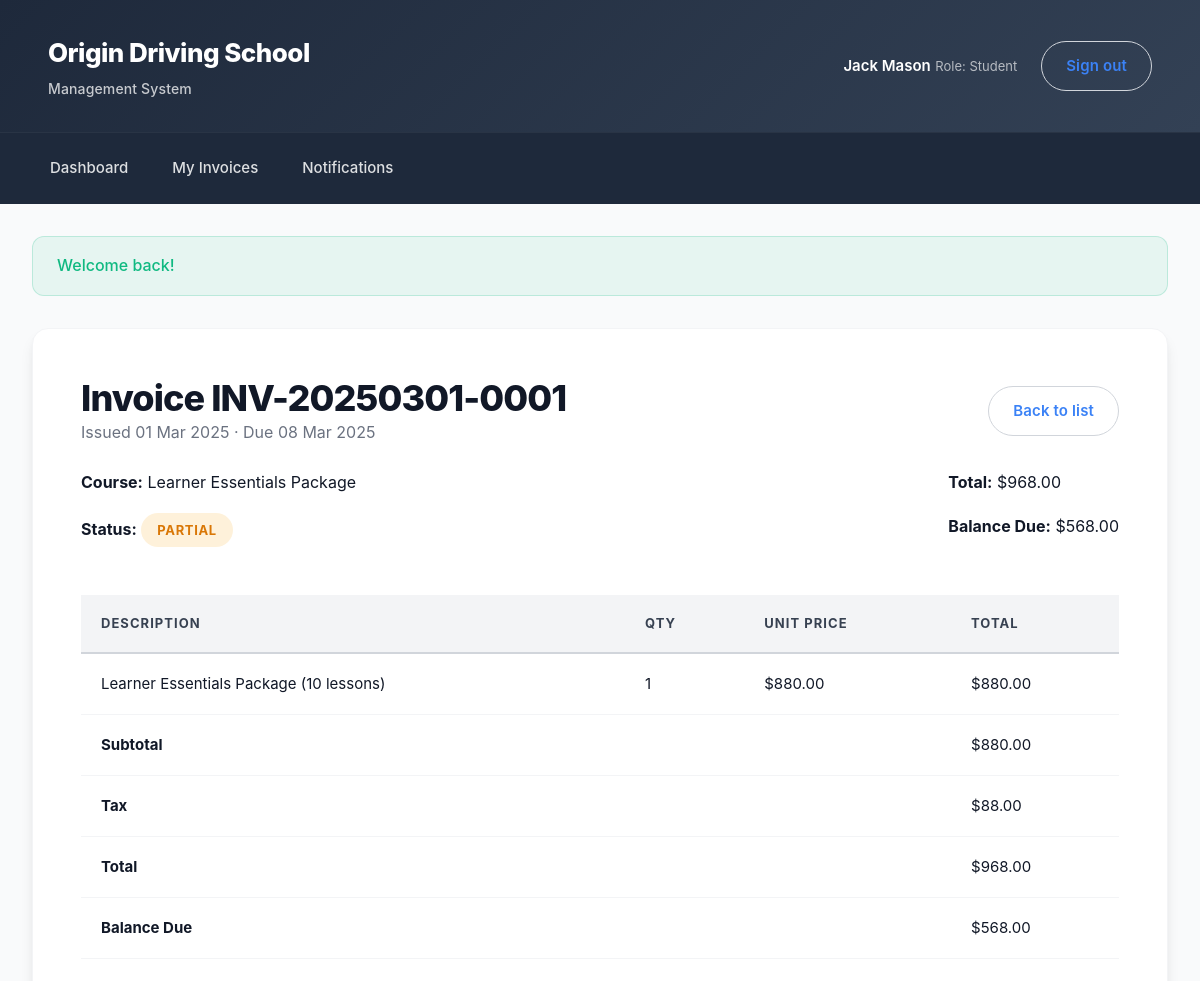
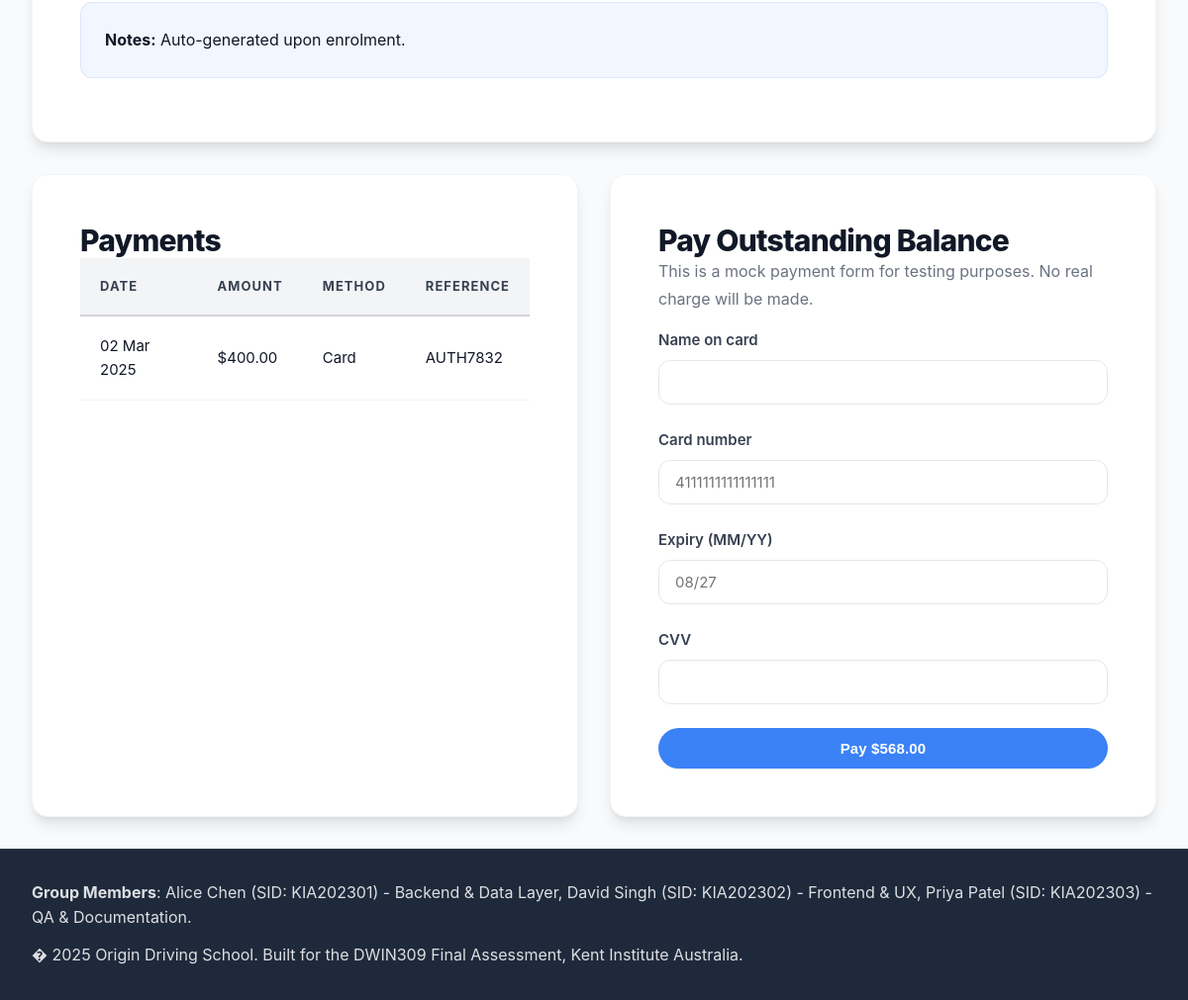
Screenshot of /index.php?page=studentinvoices&action=view&id=1 (signed in) with the database file from the repository (2 pictures, top to bottom).
### tables this page shows
CREATE TABLE students (
    id INT UNSIGNED AUTO_INCREMENT PRIMARY KEY,
    user_id INT UNSIGNED NOT NULL,
    branch_id INT UNSIGNED NULL,
    license_number VARCHAR(45) NULL,
    license_status VARCHAR(20) DEFAULT 'Learner',
    license_expiry DATE NULL,
    emergency_contact_name VARCHAR(120) NULL,
    emergency_contact_phone VARCHAR(32) NULL,
    address_line VARCHAR(160) NULL,
    city VARCHAR(80) NULL,
    postcode VARCHAR(12) NULL,
    progress_summary VARCHAR(255) NULL,
    created_at DATETIME DEFAULT CURRENT_TIMESTAMP,
    updated_at DATETIME DEFAULT CURRENT_TIMESTAMP ON UPDATE CURRENT_TIMESTAMP,
    CONSTRAINT fk_students_user FOREIGN KEY (user_id) REFERENCES users(id) ON DELETE CASCADE,
    CONSTRAINT fk_students_branch FOREIGN KEY (branch_id) REFERENCES branches(id) ON DELETE SET NULL
);

CREATE TABLE users (
    id INT UNSIGNED AUTO_INCREMENT PRIMARY KEY,
    role ENUM('admin','staff','instructor','student') NOT NULL,
    first_name VARCHAR(80) NOT NULL,
    last_name VARCHAR(80) NOT NULL,
    email VARCHAR(160) NOT NULL UNIQUE,
    phone VARCHAR(32) NULL,
    password_hash VARCHAR(255) NOT NULL,
    status ENUM('active','archived') NOT NULL DEFAULT 'active',
    branch_id INT UNSIGNED NULL,
    created_at DATETIME DEFAULT CURRENT_TIMESTAMP,
    updated_at DATETIME DEFAULT CURRENT_TIMESTAMP ON UPDATE CURRENT_TIMESTAMP,
    CONSTRAINT fk_users_branch FOREIGN KEY (branch_id) REFERENCES branches(id) ON DELETE SET NULL
);

CREATE TABLE invoices (
    id INT UNSIGNED AUTO_INCREMENT PRIMARY KEY,
    enrollment_id INT UNSIGNED NOT NULL,
    invoice_number VARCHAR(40) NOT NULL UNIQUE,
    issue_date DATE NOT NULL,
    due_date DATE NOT NULL,
    subtotal DECIMAL(10,2) NOT NULL,
    tax_amount DECIMAL(10,2) NOT NULL,
    total DECIMAL(10,2) NOT NULL,
    status ENUM('sent','partial','paid','overdue') DEFAULT 'sent',
    notes TEXT NULL,
    created_at DATETIME DEFAULT CURRENT_TIMESTAMP,
    updated_at DATETIME DEFAULT CURRENT_TIMESTAMP ON UPDATE CURRENT_TIMESTAMP,
    CONSTRAINT fk_invoice_enrollment FOREIGN KEY (enrollment_id) REFERENCES enrollments(id) ON DELETE CASCADE
);

CREATE TABLE courses (
    id INT UNSIGNED AUTO_INCREMENT PRIMARY KEY,
    title VARCHAR(160) NOT NULL,
    description TEXT NULL,
    price DECIMAL(10,2) NOT NULL,
    lesson_count INT UNSIGNED NOT NULL,
    category VARCHAR(80) NULL,
    status ENUM('active','inactive') DEFAULT 'active',
    created_at DATETIME DEFAULT CURRENT_TIMESTAMP,
    updated_at DATETIME DEFAULT CURRENT_TIMESTAMP ON UPDATE CURRENT_TIMESTAMP
);

CREATE TABLE invoice_items (
    id INT UNSIGNED AUTO_INCREMENT PRIMARY KEY,
    invoice_id INT UNSIGNED NOT NULL,
    description VARCHAR(255) NOT NULL,
    quantity INT UNSIGNED NOT NULL,
    unit_price DECIMAL(10,2) NOT NULL,
    total DECIMAL(10,2) NOT NULL,
    CONSTRAINT fk_item_invoice FOREIGN KEY (invoice_id) REFERENCES invoices(id) ON DELETE CASCADE
);

CREATE TABLE payments (
    id INT UNSIGNED AUTO_INCREMENT PRIMARY KEY,
    invoice_id INT UNSIGNED NOT NULL,
    amount DECIMAL(10,2) NOT NULL,
    payment_date DATE NOT NULL,
    method VARCHAR(40) NULL,
    reference VARCHAR(80) NULL,
    notes TEXT NULL,
    recorded_by INT UNSIGNED NULL,
    created_at DATETIME DEFAULT CURRENT_TIMESTAMP,
    updated_at DATETIME DEFAULT CURRENT_TIMESTAMP ON UPDATE CURRENT_TIMESTAMP,
    CONSTRAINT fk_payment_invoice FOREIGN KEY (invoice_id) REFERENCES invoices(id) ON DELETE CASCADE,
    CONSTRAINT fk_payment_user FOREIGN KEY (recorded_by) REFERENCES users(id) ON DELETE SET NULL
);

### app/Views/studentinvoices/view.php (the view, shortened to what the rows shown need)
<?php
$invoice = $invoice ?? [];
$items = $invoice['items'] ?? [];
$payments = $invoice['payments'] ?? [];
$balance = (float) ($invoice['balance_due'] ?? 0);
?>
<section class="card invoice-detail">
    <div class="invoice-actions">
        <div>
            <h1>Invoice <?= e($invoice['invoice_number'] ?? ''); ?></h1>
            <p class="invoice-meta-line">Issued <?= e(date('d M Y', strtotime($invoice['issue_date'] ?? 'now'))); ?> · Due <?= e(date('d M Y', strtotime($invoice['due_date'] ?? 'now'))); ?></p>
        </div>
        <div class="invoice-actions-buttons">
        </div>
    </div>
    <div class="invoice-meta">
        <div>
            <p><strong>Course:</strong> <?= e($invoice['course_title'] ?? ''); ?></p>
            <p><strong>Status:</strong> <span class="status-pill status-<?= e($invoice['status'] ?? 'sent'); ?>"><?= e(ucfirst($invoice['status'] ?? 'sent')); ?></span></p>
        </div>
        <div>
            <p><strong>Total:</strong> $<?= e(number_format((float) ($invoice['total'] ?? 0), 2)); ?></p>
            <p><strong>Balance Due:</strong> $<?= e(number_format($balance, 2)); ?></p>
        </div>
    </div>
    <table class="table">
        <thead>
            <tr>
                <th>Description</th>
                <th>Qty</th>
                <th>Unit Price</th>
                <th>Total</th>
            </tr>
        </thead>
        <tbody>
            <?php foreach ($items as $item): ?>
                <tr>
                    <td><?= e($item['description']); ?></td>
                    <td><?= e($item['quantity']); ?></td>
                    <td>$<?= e(number_format((float) $item['unit_price'], 2)); ?></td>
                    <td>$<?= e(number_format((float) $item['total'], 2)); ?></td>
                </tr>
            <?php endforeach; ?>
        </tbody>
        <tfoot>
            <tr>
                <th colspan="3">Subtotal</th>
                <td>$<?= e(number_format((float) ($invoice['subtotal'] ?? 0), 2)); ?></td>
            </tr>
            <tr>
                <th colspan="3">Tax</th>
                <td>$<?= e(number_format((float) ($invoice['tax_amount'] ?? 0), 2)); ?></td>
            </tr>
            <tr>
                <th colspan="3">Total</th>
                <td>$<?= e(number_format((float) ($invoice['total'] ?? 0), 2)); ?></td>
            </tr>
            <tr>
                <th colspan="3">Balance Due</th>
            </tr>
        </tfoot>
    </table>
    <?php if (!empty($invoice['notes'])): ?>
        <p class="invoice-notes"><strong>Notes:</strong> <?= e($invoice['notes']); ?></p>
    <?php endif; ?>
</section>
<section class="grid two-column">
    <div class="card">
        <h2>Payments</h2>
        <table class="table">
            <thead>
                <tr>
                    <th>Date</th>
                    <th>Amount</th>
                    <th>Method</th>
                    <th>Reference</th>
                </tr>
            </thead>
            <tbody>
                <?php if (empty($payments)): ?>
                    <tr><td colspan="4">No payments recorded yet.</td></tr>
                <?php else: ?>
                    <?php foreach ($payments as $payment): ?>
                        <tr>
                            <td><?= e(date('d M Y', strtotime($payment['payment_date']))); ?></td>
                            <td>$<?= e(number_format((float) $payment['amount'], 2)); ?></td>
                            <td><?= e($payment['method'] ?? ''); ?></td>
                            <td><?= e($payment['reference'] ?? ''); ?></td>
                        </tr>
                    <?php endforeach; ?>
                <?php endif; ?>
            </tbody>
        </table>
    </div>
    <?php if ($balance > 0): ?>
    <div class="card">
        <h2>Pay Outstanding Balance</h2>
    </div>
    <?php endif; ?>
</section>

### app/Views/layouts/main.php (shortened to what the rows shown need)
<?php
$auth = new AuthService();
$user = $auth->user();
?>
<!DOCTYPE html>
<html lang="en">
<head>
    <link rel="stylesheet" href="<?= asset('css/style.css'); ?>">
</head>
<body class="app-shell">
<header class="app-header">
    <div class="user-panel">
        <?php if ($user): ?>
        <div class="user-meta">
            <span class="user-name"><?= e($user['first_name'] . ' ' . $user['last_name']); ?></span>
            <span class="user-role">Role: <?= e(ucfirst($user['role'])); ?></span>
        </div>
        <a class="button button-secondary" href="<?= route('auth', 'logout'); ?>">Sign out</a>
        <?php else: ?>
        <a class="button" href="<?= route('auth', 'login'); ?>">Sign in</a>
        <?php endif; ?>
    </div>
</header>
<main class="app-content">
    <?= $content; ?>
</main>
</body>
</html>

### rows the page displays
students: user.last_name "Jack Mason"
invoices: invoice_number "INV-20250301-0001", issue_date "01 Mar 2025", due_date "08 Mar 2025", courses.title "Learner Essentials Package", status "PARTIAL", total "968.00", subtotal "880.00", tax_amount "88.00", notes "Auto-generated upon enrolment."
invoice_items: description "Learner Essentials Package (10 lessons)", quantity "1", unit_price "880.00", total "880.00"
payments: payment_date "02 Mar 2025", amount "400.00", method "Card", reference "AUTH7832"

### other values shown
$user['role'] "Student"
$item['label'] "Dashboard"
$item['label'] "My Invoices"
$item['label'] "Notifications"
$message "Welcome back!"
$balance "568.00"
